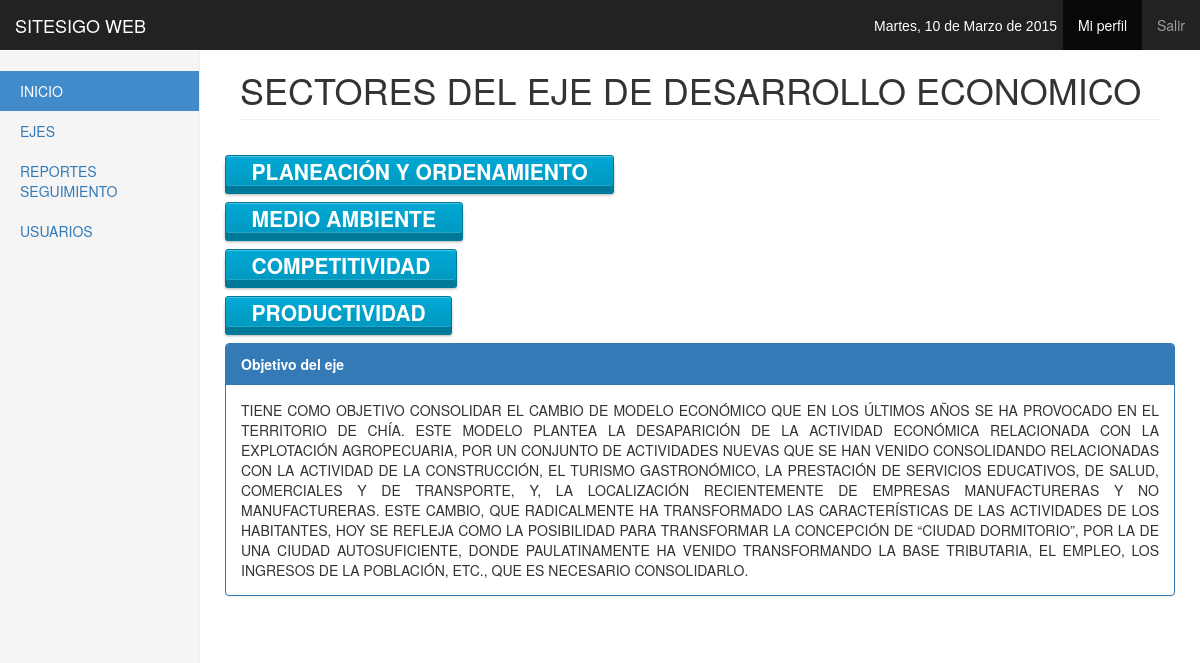
Screenshot of /vsector?id=5 (signed in) with the database file from the repository.
### tables this page shows
CREATE TABLE IF NOT EXISTS `tbeje` (
`idtbeje` int(11) NOT NULL,
  `nomeje` varchar(100) NOT NULL,
  `objeje` text NOT NULL,
  `codeje` int(11) NOT NULL
);

CREATE TABLE IF NOT EXISTS `tbsector` (
`idtbsector` int(11) NOT NULL,
  `nomsec` varchar(50) NOT NULL,
  `codsec` int(11) NOT NULL,
  `ideje` int(11) NOT NULL
);

### controlador/csector.php (called while the page is built)
<?php
	require 'modelo/msector.php';
	$ins = new Msector();
	$ideje = isset($_GET['id']) ? $_GET['id']:NULL;
	$sectores = $ins->seleccionar_sector_eje($ideje);
	$eje = $ins->seleccionar_eje($ideje);

### modelo/msector.php (called while the page is built, shortened)
<?php
	include('controlador/conexion.php');
	class Msector
	{
		function seleccionar_eje($ideje)
		{
			$sql = "SELECT * FROM tbeje WHERE idtbeje = $ideje;";
			$conexionBD = new conexion();
			$conexionBD->conectarBD();
			$data = $conexionBD->ejeCon($sql,0);
			return $data;
		}
		function seleccionar_sector_eje($eje)
		{
			$sql = "SELECT * FROM tbsector WHERE ideje = $eje;";
			$conexionBD = new conexion();
			$conexionBD->conectarBD();
			$data = $conexionBD->ejeCon($sql,0);
			return $data;
		}
	}

### controlador/configuracion.php (called while the page is built)
<?php
	$serv_db = "localhost";
	$usu_db = "root";
	$pass_db = "";
	$db = "sitesigo";
?>

### controlador/conexion.php (called while the page is built, shortened)
<?php
class conexion
{
	function conectarBD(){
		include("configuracion.php");
		$this->link = mysql_connect($serv_db,$usu_db,$pass_db);
		$db2= mysql_select_db($db);
	}
	function ejeCon($con, $op){
		$this->resultado = mysql_query($con) or
		die("La consulta fallo: ".mysql_error());
		if ($op==0){
			while ($linea = mysql_fetch_array($this->resultado)){
				$arrayResultado[] = $linea;
			}
		}else{
			$arrayResultado[] =0;
		}
		$resarr = isset($arrayResultado) ? $arrayResultado:NULL;
		if($resarr){
			return $arrayResultado;
		}
	}
}
?>

### vista/vsector.php (the view)
<?php require 'controlador/csector.php'; ?>
<h1 class="page-header">SECTORES DEL EJE DE <?php echo $eje[0]['nomeje']; ?></h1>
<div class="row">
    <?php
        for ($i=0; $i < count($sectores); $i++)
        {
    ?>
    <div class="row">
        <div class="col-lg-12 margen">
            <a href="vmetasprod?id=<?php echo $sectores[$i]['idtbsector']; ?>" class="button button-3d-primary button-rounded font"> <strong><?php echo $sectores[$i]['nomsec']; ?></strong></a>
        </div>
    </div>
    <?php
        }
    ?>
    <div class="row">
        <div class="col-lg-12 margen">
            <div class="panel panel-primary">
                <div class="panel-heading"><strong>Objetivo del eje</strong></div>
                <div class="panel-body">
                    <div class="justify">
                        <?php echo $eje[0]['objeje']; ?>
                    </div>
                </div>
            </div>
        </div>
    </div>
</div>

### css/buttons.css (style rules this page uses)
.button { -moz-box-shadow: inset 0px 1px 0px rgba(255, 255, 255, 0.5), 0px 1px 2px rgba(0, 0, 0, 0.15); -webkit-box-shadow: inset 0px 1px 0px rgba(255, 255, 255, 0.5), 0px 1px 2px rgba(0, 0, 0, 0.15); box-shadow: inset 0px 1px 0px rgba(255, 255, 255, 0.5), 0px 1px 2px rgba(0, 0, 0, 0.15); background-color: #EEE; background: -webkit-gradient(linear, 50% 0%, 50% 100%, color-stop(0%, #fbfbfb), color-stop(100%, #e1e1e1)); background: -moz-linear-gradient(top, #fbfbfb, #e1e1e1); background: -webkit-linear-gradient(top, #fbfbfb, #e1e1e1); background: linear-gradient(to bottom, #fbfbfb, #e1e1e1); display: inline-block; vertical-align: middle; *vertical-align: auto; *zoom: 1; *display: inline; border: 1px solid #d4d4d4; height: 32px; line-height: 30px; padding: 0px 25.6px; font-weight: 300; font-size: 14px; font-family: "Helvetica Neue Light", "Helvetica Neue", "Helvetica", "Arial", "Lucida Grande", sans-serif; color: #666; text-shadow: 0 1px 1px white; margin: 0; text-decoration: none; text-align: center; }
.button-rounded { -moz-border-radius: 3px; -webkit-border-radius: 3px; border-radius: 3px; }
.button-3d-primary { -moz-transition-property: all; -o-transition-property: all; -webkit-transition-property: all; transition-property: all; -moz-transition-duration: 0.3s; -o-transition-duration: 0.3s; -webkit-transition-duration: 0.3s; transition-duration: 0.3s; -moz-box-shadow: inset 0px 1px 0px rgba(255, 255, 255, 0.3), inset 0px -1px 1px rgba(255, 255, 255, 0.15), 0px 7px 0px #007998, 0px 8px 3px rgba(0, 0, 0, 0.3); -webkit-box-shadow: inset 0px 1px 0px rgba(255, 255, 255, 0.3), inset 0px -1px 1px rgba(255, 255, 255, 0.15), 0px 7px 0px #007998, 0px 8px 3px rgba(0, 0, 0, 0.3); box-shadow: inset 0px 1px 0px rgba(255, 255, 255, 0.3), inset 0px -1px 1px rgba(255, 255, 255, 0.15), 0px 7px 0px #007998, 0px 8px 3px rgba(0, 0, 0, 0.3); background: -webkit-gradient(linear, 50% 0%, 50% 100%, color-stop(0%, #00a9d5), color-stop(100%, #0099c1)); background: -moz-linear-gradient(top, #00a9d5, #0099c1); background: -webkit-linear-gradient(top, #00a9d5, #0099c1); background: linear-gradient(to bottom, #00a9d5, #0099c1); background-color: #00A1CB; color: #FFFFFF; border: 1px solid #007998; text-shadow: none; position: relative; top: 0px; }

### css/dashboard.css (style rules this page uses)
body { padding-top: 50px; }
.margen { margin-top: 15px; text-align: left; }
.font { font-size: 1.5em; }
.justify { text-align: justify; }
.main .page-header { margin-top: 0; }

### rows the page displays
tbeje: nomeje "DESARROLLO ECONOMICO", objeje "TIENE COMO OBJETIVO CONSOLIDAR EL CAMBIO DE MODELO ECONÓMICO QUE EN LOS ÚLTIMOS AÑOS SE HA PROVOCADO EN EL TERRITORIO DE CHÍA. ESTE MODELO PLANTEA LA DESAPARICIÓN DE LA ACTIVIDAD ECONÓMICA RELACIONADA CON LA EXPLOTACIÓN AGROPECUARIA, POR UN CONJUNTO DE ACTIVIDADES NUEVAS QUE SE HAN VENIDO CONSOLIDANDO RELACIONADAS CON LA ACTIVIDAD DE LA CONSTRUCCIÓN, EL TURISMO GASTRONÓMICO, LA PRESTACIÓN DE SERVICIOS EDUCATIVOS, DE SALUD, COMERCIALES Y DE TRANSPORTE, Y, LA LOCALIZACIÓN RECIENTEMENTE DE EMPRESAS MANUFACTURERAS Y NO MANUFACTURERAS. ESTE CAMBIO, QUE RADICALMENTE HA TRANSFORMADO LAS CARACTERÍSTICAS DE LAS ACTIVIDADES DE LOS HABITANTES, HOY SE REFLEJA COMO LA POSIBILIDAD PARA TRANSFORMAR LA…"
tbsector: nomsec "PLANEACIÓN Y ORDENAMIENTO"
tbsector: nomsec "MEDIO AMBIENTE"
tbsector: nomsec "COMPETITIVIDAD"
tbsector: nomsec "PRODUCTIVIDAD"
